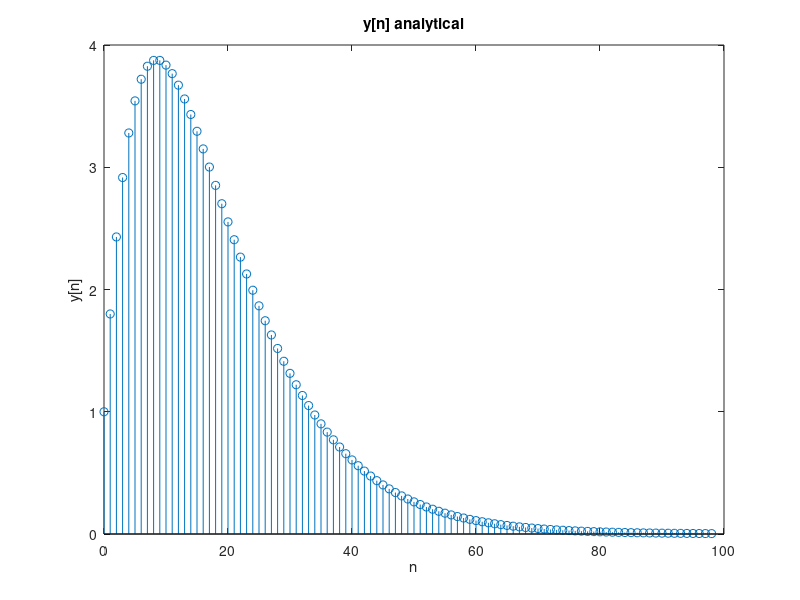
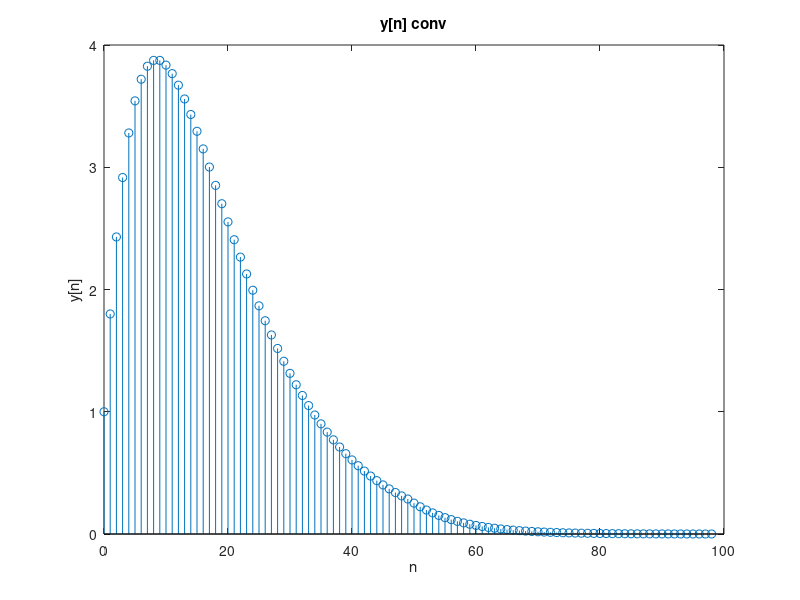
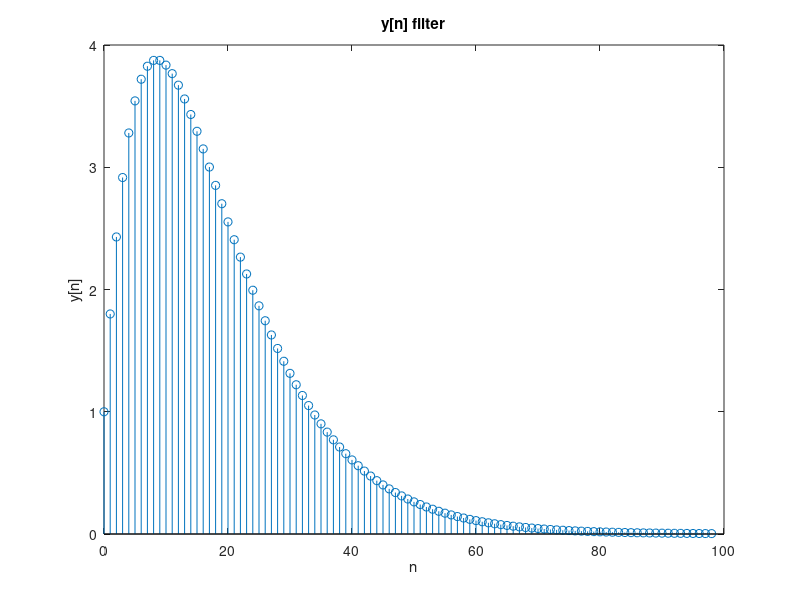
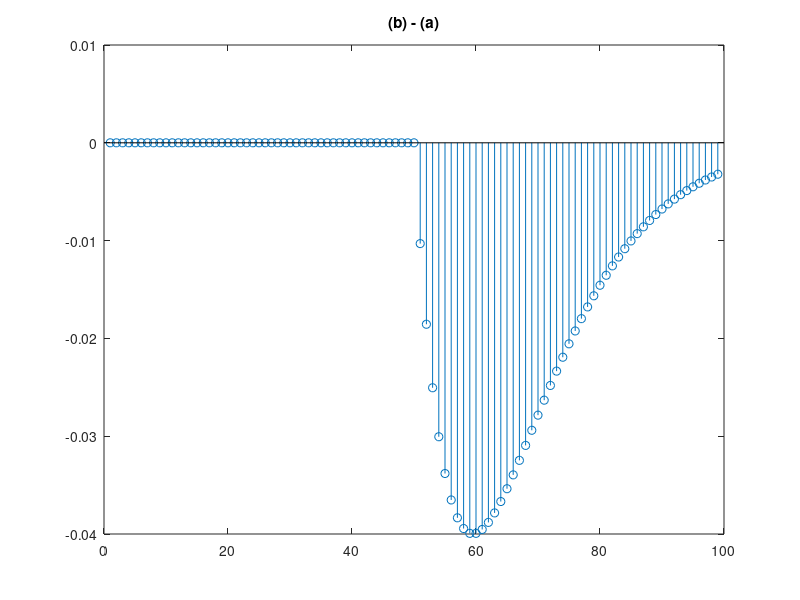

The MATLAB source for these figures, in order:
%Prob. 1(a)
n1 = 0:98;
yn1 = 0.9.^n1.*(n1+1);

figure
stem(n1, yn1)
title('y[n] analytical')
xlabel('n')
ylabel('y[n]')

%Prob. 1(b)
n2 = 0:49;
xn2 = 0.9.^n2;
hn2 = 0.9.^n2;
yn2 = conv(xn2, hn2);
ny=0:length(yn2)-1;

figure
stem(ny, yn2)
title('y[n] conv')
xlabel('n')
ylabel('y[n]')

%Prob. 1(c)
n3 = 0:98;
xn3 = 0.9.^n3;
hn3 = 0.9.^n3;
yn3 = filter(hn3, 1, xn3);

figure
stem(n3, yn3)
title('y[n] filter')
xlabel('n')
ylabel('y[n]')

%Prob. 1(d)
dy1 = yn2 - yn1;
dy2 = yn3 - yn1;

figure
stem(dy1)
title('(b) - (a)')
figure
stem(dy2)
title('(c) - (a)')